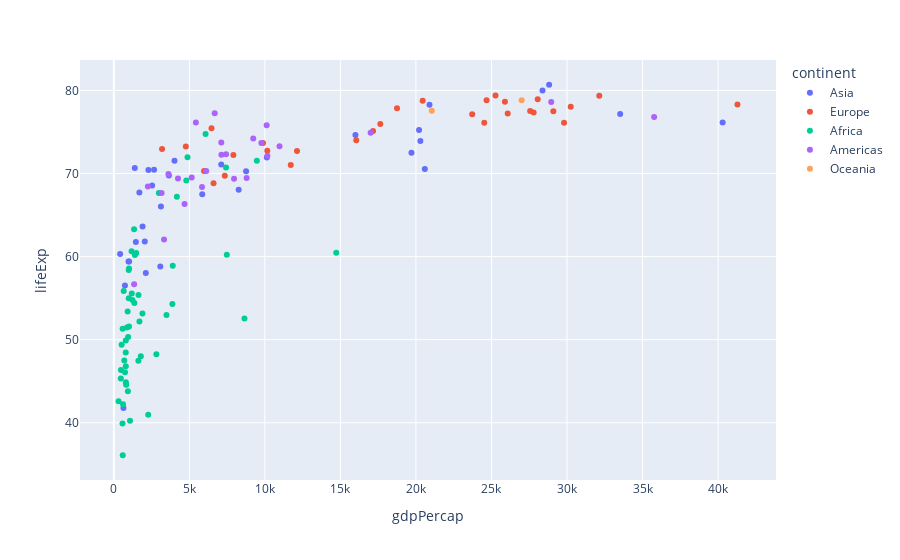

Here is the notebook cell this chart was saved with:
### Markdown cell above
# EJERCICIO 1

- Haz un query que filtre el año 1997 y se cree un subset
- Crea una gráfica de disperción con la función `px.scatter` que compare el GDP per capita y la esperanza de vida

### Code cell
# px._______(data = ____, x=_____, y=_____, other_paremeters=____)

subset_1997 = dataset.query('year == 1997')
fig=px.scatter(subset_1997, x='gdpPercap', y='lifeExp',color='continent')
fig.show()

### Figure 1 — Plotly figure (JSON) as saved in the notebook; plotly's stock layout.template omitted (floating-point values rounded to 4 significant figures)
{"data": [{"hovertemplate": "continent=Asia<br>gdpPercap=%{x}<br>lifeExp=%{y}<extra></extra>", "legendgroup": "Asia", "marker": {"color": "#636efa", "symbol": "circle"}, "mode": "markers", "name": "Asia", "orientation": "v", "showlegend": true, "type": "scatter", "x": [635.3, 20290.0, 972.8, 734.3, 2289.0, 28380.0, 1459.0, 3119.0, 8264.0, 3076.0, 20900.0, 28820.0, 3645.0, 1691.0, 15990.0, 40300.0, 8755.0, 10130.0, 1902.0, 415, 1011.0, 19700.0, 2049.0, 2537.0, 20590.0, 33520.0, 2664.0, 4014.0, 20210.0, 5853.0, 1386.0, 7111.0, 2117.0], "xaxis": "x", "y": [41.76, 73.92, 59.41, 56.53, 70.43, 80, 61.77, 66.04, 68.04, 58.81, 78.27, 80.69, 69.77, 67.73, 74.65, 76.16, 70.27, 71.94, 63.62, 60.33, 59.43, 72.5, 61.82, 68.56, 70.53, 77.16, 70.46, 71.53, 75.25, 67.52, 70.67, 71.1, 58.02], "yaxis": "y"}, {"hovertemplate": "continent=Europe<br>gdpPercap=%{x}<br>lifeExp=%{y}<extra></extra>", "legendgroup": "Europe", "marker": {"color": "#EF553B", "symbol": "circle"}, "mode": "markers", "name": "Europe", "orientation": "v", "showlegend": true, "type": "scatter", "x": [3193.0, 29100.0, 27560.0, 4766.0, 5970.0, 9876.0, 16050.0, 29800.0, 23720.0, 25890.0, 27790.0, 18750.0, 11710.0, 28060.0, 24520.0, 24680.0, 6466.0, 30250.0, 41280.0, 10160.0, 17640.0, 7347.0, 7914.0, 12130.0, 17160.0, 20450.0, 25270.0, 32140.0, 6601.0, 26070.0], "xaxis": "x", "y": [72.95, 77.51, 77.53, 73.24, 70.32, 73.68, 74.01, 76.11, 77.13, 78.64, 77.34, 77.87, 71.04, 78.95, 76.12, 78.82, 75.44, 78.03, 78.32, 72.75, 75.97, 69.72, 72.23, 72.71, 75.13, 78.77, 79.39, 79.37, 68.83, 77.22], "yaxis": "y"}, {"hovertemplate": "continent=Africa<br>gdpPercap=%{x}<br>lifeExp=%{y}<extra></extra>", "legendgroup": "Africa", "marker": {"color": "#00cc96", "symbol": "circle"}, "mode": "markers", "name": "Africa", "orientation": "v", "showlegend": true, "type": "scatter", "x": [4797.0, 2277.0, 1233.0, 8647.0, 946.3, 463.1, 1694.0, 740.5, 1005.0, 1174.0, 312.2, 3484.0, 1786.0, 1895.0, 4173.0, 2814.0, 913.5, 515.9, 14720.0, 653.7, 1005.0, 869.4, 796.7, 1360.0, 1186.0, 609.2, 9467.0, 986.3, 692.3, 790.3, 1483.0, 7426.0, 2982.0, 472.3, 3900.0, 580.3, 1625.0, 6072.0, 589.9, 1339.0, 1392.0, 574.6, 930.6, 7479.0, 1632.0, 3877.0, 789.2, 982.3, 4877.0, 816.6, 1071.0, 792.4], "xaxis": "x", "y": [69.15, 40.96, 54.78, 52.56, 50.32, 45.33, 52.2, 46.07, 51.57, 60.66, 42.59, 52.96, 47.99, 53.16, 67.22, 48.24, 53.38, 49.4, 60.46, 55.86, 58.56, 51.45, 44.87, 54.41, 55.56, 42.22, 71.56, 54.98, 47.49, 49.9, 60.43, 70.74, 67.66, 46.34, 58.91, 51.31, 47.46, 74.77, 36.09, 63.31, 60.19, 39.9, 43.8, 60.24, 55.37, 54.29, 48.47, 58.39, 71.97, 44.58, 40.24, 46.81], "yaxis": "y"}, {"hovertemplate": "continent=Americas<br>gdpPercap=%{x}<br>lifeExp=%{y}<extra></extra>", "legendgroup": "Americas", "marker": {"color": "#ab63fa", "symbol": "circle"}, "mode": "markers", "name": "Americas", "orientation": "v", "showlegend": true, "type": "scatter", "x": [10970.0, 3326.0, 7958.0, 28950.0, 10120.0, 6117.0, 6677.0, 5432.0, 3614.0, 7429.0, 5155.0, 4684.0, 1342.0, 3160.0, 7122.0, 9767.0, 2253.0, 7114.0, 4247.0, 5838.0, 17000.0, 8793.0, 35770.0, 9230.0, 10170.0], "xaxis": "x", "y": [73.28, 62.05, 69.39, 78.61, 75.82, 70.31, 77.26, 76.15, 69.96, 72.31, 69.53, 66.32, 56.67, 67.66, 72.26, 73.67, 68.43, 73.74, 69.4, 68.39, 74.92, 69.47, 76.81, 74.22, 72.15], "yaxis": "y"}, {"hovertemplate": "continent=Oceania<br>gdpPercap=%{x}<br>lifeExp=%{y}<extra></extra>", "legendgroup": "Oceania", "marker": {"color": "#FFA15A", "symbol": "circle"}, "mode": "markers", "name": "Oceania", "orientation": "v", "showlegend": true, "type": "scatter", "x": [27000.0, 21050.0], "xaxis": "x", "y": [78.83, 77.55], "yaxis": "y"}], "layout": {"autosize": true, "legend": {"title": {"text": "continent"}, "tracegroupgap": 0}, "margin": {"t": 60}, "xaxis": {"anchor": "y", "autorange": true, "domain": [0, 1], "range": [-2095.0, 43690.0], "title": {"text": "gdpPercap"}, "type": "linear"}, "yaxis": {"anchor": "x", "autorange": true, "domain": [0, 1], "range": [32.63, 84.14], "title": {"text": "lifeExp"}, "type": "linear"}}}
